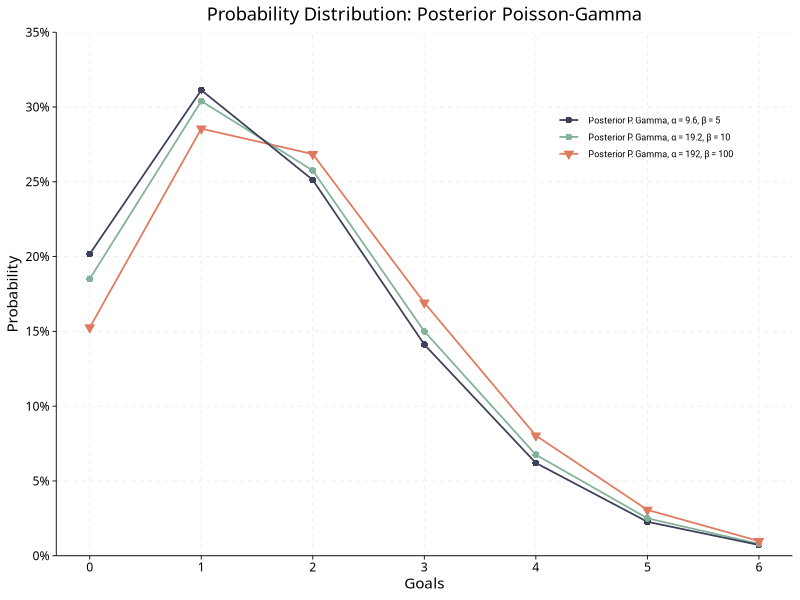
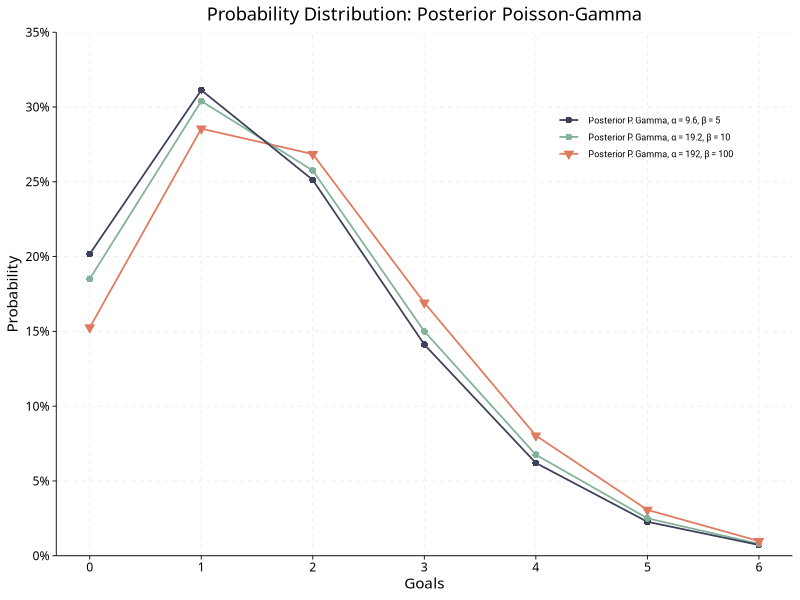

These figures' R source, in order:
library(tidyverse)

# Define the prior alpha and beta values
prior_params <- tibble(
  alpha = c(9.6, 19.2, 192),
  beta = c(5, 10, 100)
  )

# Observed data
n <- 8 # Number of matches
x <- 12 # Number of goals

# Update the parameters with observed data
posterior_params <- prior_params %>%
  mutate(alpha = alpha + x,
         beta = beta + n)

# Create a sequence of goal values
goal_range <- 0:6

# Compute the density values for each combination of parameters
negative_binomial <- lapply(1:length(posterior_params$alpha), function(i) {
  tibble(
    x = goal_range,
    density = dnbinom(goal_range, size = posterior_params$alpha[i], mu = posterior_params$alpha[i] / posterior_params$beta[i]),
    Parameters = paste0("Posterior P. Gamma, α = ", prior_params$alpha[i], ", β = ", prior_params$beta[i])
  )
})

negative_binomial <- do.call(rbind, negative_binomial)


# Plot the Posterior Negative Binomial distributions
negative_binomial %>%
  ggplot(aes(x = x, y = density, color = Parameters, shape = Parameters, fill = Parameters)) +
  geom_line(linewidth = 0.6) +
  geom_point(size = 2) +
  scale_color_manual(values = c("#3D405B", "#81B29A", "#E07A5F"),
                     breaks = c("Posterior P. Gamma, α = 9.6, β = 5", "Posterior P. Gamma, α = 19.2, β = 10", "Posterior P. Gamma, α = 192, β = 100")) +
  scale_shape_manual(values = c(16,16,25),
                     breaks = c("Posterior P. Gamma, α = 9.6, β = 5", "Posterior P. Gamma, α = 19.2, β = 10", "Posterior P. Gamma, α = 192, β = 100")) +
  scale_fill_manual(values = c("#3D405B","#81B29A","#E07A5F"),
                    breaks = c("Posterior P. Gamma, α = 9.6, β = 5", "Posterior P. Gamma, α = 19.2, β = 10", "Posterior P. Gamma, α = 192, β = 100")) +
  scale_y_continuous(labels = scales::percent,
                     breaks = seq(0, .35, by = 0.05),
                     limits = c(0, .35),
                     expand = c(0,0)) +
  scale_x_continuous(breaks = seq(0, 6, by = 1)) +
  labs(title = "Probability Distribution: Posterior Poisson-Gamma",
       x = "Goals",
       y = "Probability") +
  theme_minimal() +
  theme(
    text = element_text(family = "Montserrat"),
    plot.title = element_text(hjust = 0.5),
    axis.text = element_text(color = "black"),
    panel.grid.major = element_line(linetype = "dashed", linewidth = 0.3),
    panel.grid.minor = element_blank(),
    axis.line = element_line(linewidth = 0.3),
    axis.ticks = element_line(linewidth = 0.3),
    legend.position = "inside",
    legend.position.inside = c(0.8, 0.8),
    legend.title = element_blank(),
    legend.key.height = unit(0.1, "cm"),
    legend.key.width = unit(0.6, "cm"),
    legend.key.spacing.y = unit(0.2, "cm"),
    legend.text = element_text(size = 6.5, family = "Roboto")
  ) 

ggsave("MLS Predictions/Output/Posterior Poisson Gamma Distribution.png", width = 7, height = 4, bg = "white")

